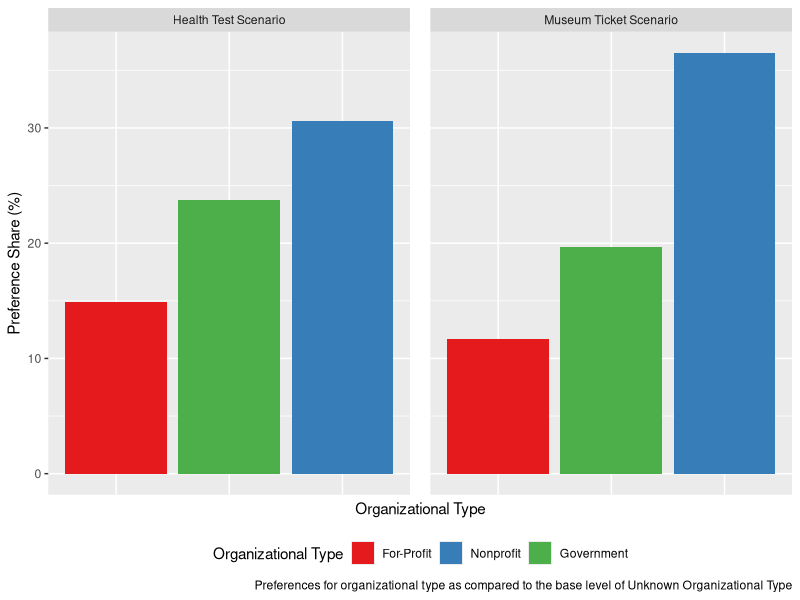

Reproduce this figure in R.

getwd()
setwd()

require(dplyr)
require(ggplot2)
require(tidyr)
require(scales)
require(readxl)
require(RColorBrewer)
require(forcats)


MarketShareOrg <- read_excel("OrgType_Simulator.xlsx")

MarketShareOrg <- MarketShareOrg %>%
  mutate(orgtype_cat = factor(orgtype, levels = c(1, 2, 3), labels = c("For-Profit", "Nonprofit", "Government"), ordered = TRUE))
MarketShareOrg$orgtype <- factor(MarketShareOrg$orgtype, levels = c(1, 3, 2), ordered = TRUE)

ggplot(MarketShareOrg,aes(x = orgtype, y = ms, fill=factor(orgtype_cat))) +
  geom_bar(stat="identity") +
  facet_grid(~scenario, scales = "free", space = "free") +
  scale_fill_brewer(palette = "Set1") +
  labs(x = "Organizational Type",  
       y = "Preference Share (%)",  
       fill = "Organizational Type",
      caption="Preferences for organizational type as compared to the base level of Unknown Organizational Type")+
  theme(legend.position = "bottom", axis.text.x=element_blank(), axis.ticks.x =element_blank(), panel.spacing.x = unit(1, "lines")) 


